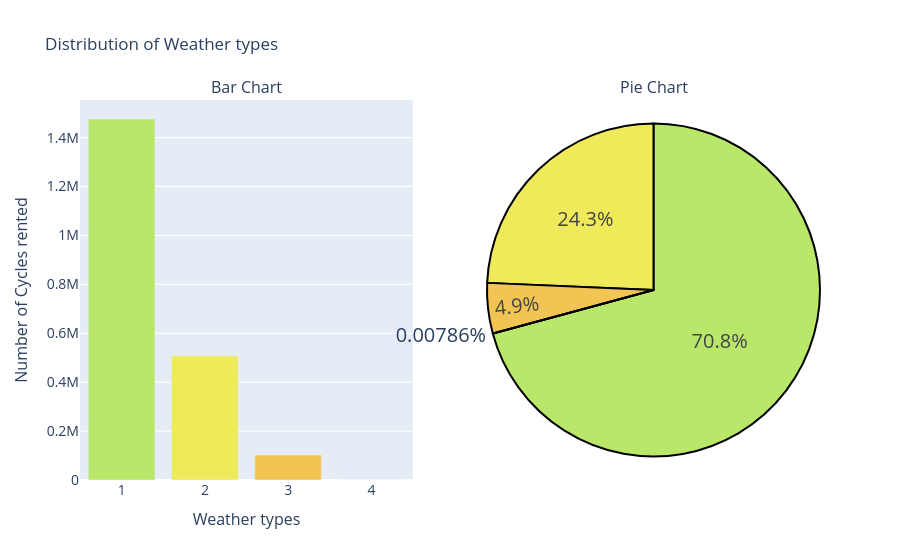

Source (notebook cell):
### Code cell
labels= weather_df['weather']
values= weather_df['number_of_cycles_rented']

#create pie chart
# Create pie chart
colors =  ["#b9e769","#efea5a","#f1c453"]

pie_chart = go.Figure(go.Pie(labels=labels, values=values))
pie_chart.update_traces(hoverinfo='label+value', textinfo='percent', textfont_size=20,
                  marker=dict(colors=colors, line=dict(color='#000000', width=2)))

# Create bar chart
bar_chart = go.Figure(go.Bar(x=labels, y=values, marker_color=colors))

# Create subplots
fig = sp.make_subplots(rows=1, cols=2, column_widths=[0.5, 0.5], specs=[[{"type": "bar"}, {"type": "pie"}]],
                       subplot_titles=("Bar Chart", "Pie Chart"))

# Add charts to subplots

fig.add_trace(bar_chart.data[0], row=1, col=1)
fig.add_trace(pie_chart.data[0], row=1, col=2)

# Update layout
fig.update_layout(showlegend=False,title_text="Distribution of Weather types",
                xaxis=dict(title='Weather types',titlefont_size=16,tickfont_size=14,),
                yaxis=dict(title='Number of Cycles rented',titlefont_size=16,tickfont_size=14,))

# Show subplots
fig.show()

### Figure 1 — Plotly figure (JSON) as saved in the notebook; plotly's stock layout.template omitted (floating-point values rounded to 4 significant figures)
{"data": [{"marker": {"color": ["#b9e769", "#efea5a", "#f1c453"]}, "type": "bar", "x": [1, 2, 3, 4], "xaxis": "x", "y": [1476063, 507160, 102089, 164], "yaxis": "y"}, {"domain": {"x": [0.55, 1.0], "y": [0.0, 1.0]}, "hoverinfo": "label+value", "labels": [1, 2, 3, 4], "marker": {"colors": ["#b9e769", "#efea5a", "#f1c453"], "line": {"color": "#000000", "width": 2}}, "textfont": {"size": 20}, "textinfo": "percent", "type": "pie", "values": [1476063, 507160, 102089, 164]}], "layout": {"annotations": [{"font": {"size": 16}, "showarrow": false, "text": "Bar Chart", "x": 0.225, "xanchor": "center", "xref": "paper", "y": 1.0, "yanchor": "bottom", "yref": "paper"}, {"font": {"size": 16}, "showarrow": false, "text": "Pie Chart", "x": 0.775, "xanchor": "center", "xref": "paper", "y": 1.0, "yanchor": "bottom", "yref": "paper"}], "showlegend": false, "title": {"text": "Distribution of Weather types"}, "xaxis": {"anchor": "y", "domain": [0.0, 0.45], "tickfont": {"size": 14}, "title": {"font": {"size": 16}, "text": "Weather types"}}, "yaxis": {"anchor": "x", "domain": [0.0, 1.0], "tickfont": {"size": 14}, "title": {"font": {"size": 16}, "text": "Number of Cycles rented"}}}}
